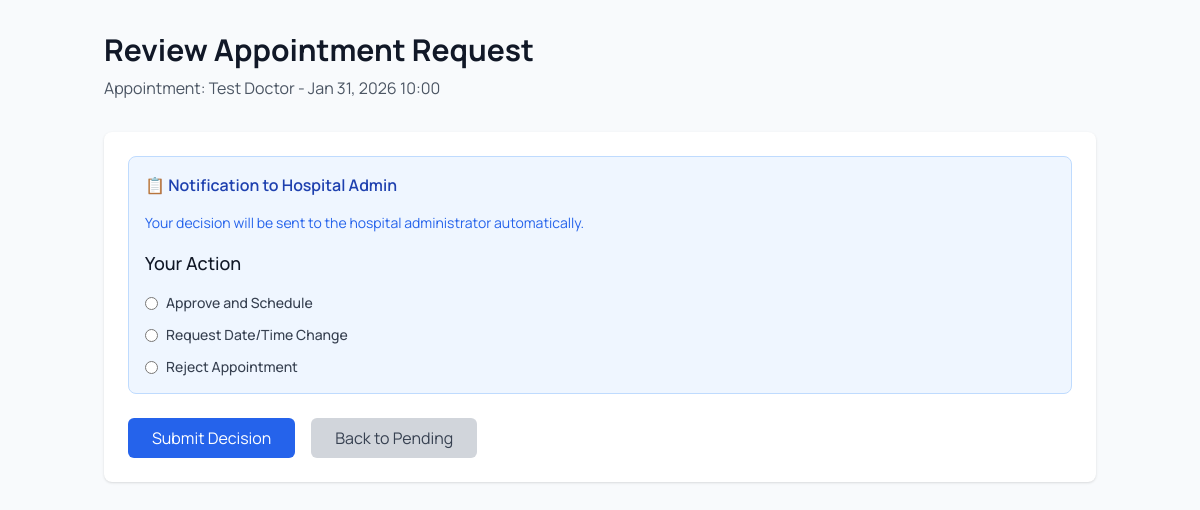
The app's page /accounts/doctor/approve-reject/2/ (signed in) with its own data.
### medical/models.py (models this page shows, shortened)
class Appointment(models.Model):
    STATUS_CHOICES = [
        ('requested', 'Requested'),          # Admin booked appointment for patient
        ('pending_approval', 'Pending Approval'), # Waiting for doctor approval
        ('scheduled', 'Scheduled'),           # Doctor approved and scheduled
        ('confirmed', 'Confirmed'),           # Patient confirmed the appointment
        ('in_progress', 'In Progress'),      # Appointment in progress
        ('completed', 'Completed'),           # Appointment completed
        ('cancelled', 'Cancelled'),           # Cancelled by patient/admin
        ('rejected', 'Rejected'),             # Rejected by doctor
        ('no_show', 'No Show'),            # Patient didn't show up
    ]
    patient = models.ForeignKey(
        settings.AUTH_USER_MODEL,
        on_delete=models.CASCADE,
        related_name='patient_appointments'
    )
    doctor = models.ForeignKey(
        settings.AUTH_USER_MODEL,
        on_delete=models.CASCADE,
        related_name='doctor_appointments'
    )
    hospital = models.ForeignKey(Hospital, on_delete=models.CASCADE, related_name='appointments')
    appointment_date = models.DateTimeField()
    status = models.CharField(max_length=20, choices=STATUS_CHOICES, default='scheduled')
    symptoms = models.TextField(blank=True, null=True)
    notes = models.TextField(blank=True, null=True)
    consultation_fee = models.DecimalField(max_digits=10, decimal_places=2, blank=True, null=True)
    payment_status = models.BooleanField(default=False)
    requested_by_admin = models.ForeignKey(
        settings.AUTH_USER_MODEL,
        on_delete=models.SET_NULL,
        null=True,
        blank=True,
        related_name='requested_appointments',
        help_text="Admin who requested this appointment"
    )
    rejection_reason = models.TextField(
        blank=True,
        null=True,
        help_text="Reason for rejection by doctor"
    )
    created_at = models.DateTimeField(auto_now_add=True)
    updated_at = models.DateTimeField(auto_now=True)
    class Meta:
        verbose_name = "Appointment"
        verbose_name_plural = "Appointments"
        ordering = ['appointment_date']

### accounts/models.py (models this page shows, shortened)
class User(AbstractUser):
    ROLE_CHOICES = [
        ('patient', 'Patient'),
        ('doctor', 'Doctor'),
        ('admin', 'Hospital Admin'),
        ('super_admin', 'Super Admin'),
    ]
    role = models.CharField(max_length=20, choices=ROLE_CHOICES, default='patient')
    phone = models.CharField(max_length=20, blank=True, null=True)
    date_of_birth = models.DateField(blank=True, null=True)
    hospital = models.ForeignKey('medical.Hospital', on_delete=models.SET_NULL, null=True, blank=True, related_name='staff')
    created_at = models.DateTimeField(auto_now_add=True)
    updated_at = models.DateTimeField(auto_now=True)

### accounts/views.py (the view)
# urls.py: path('doctor/approve-reject/<int:appointment_id>/', views.approve_reject_appointment, name='approve_reject_appointment'),
@login_required
@user_passes_test(is_doctor)
def approve_reject_appointment(request, appointment_id):
    appointment = get_object_or_404(Appointment, id=appointment_id, doctor=request.user)
    if appointment.status not in ['requested', 'pending_approval']:
        messages.error(request, 'This appointment cannot be processed.')
        return redirect('accounts:pending_appointments')
    if request.method == 'POST':
        form = AppointmentApprovalForm(request.POST)
        if form.is_valid():
            approval_status = form.cleaned_data['approval_status']
            if approval_status == 'approve':
                appointment.status = 'scheduled'
                messages.success(request, 'Appointment approved and scheduled successfully!')
            elif approval_status == 'modify':
                new_date = form.cleaned_data.get('new_date')
                new_time = form.cleaned_data.get('new_time')
                if new_date:
                    appointment.appointment_date = new_date
                if new_time:
                    from datetime import datetime, time as dt_time
                    if isinstance(new_time, str):
                        time_parts = new_time.split(':')
                        new_time = dt_time(int(time_parts[0]), int(time_parts[1]))
                    new_datetime = datetime.combine(new_date.date(), new_time)
                    appointment.appointment_date = new_datetime
                else:
                    appointment.appointment_date = new_date
                appointment.status = 'pending_approval'
                messages.info(request, 'Requested schedule change sent to admin.')
            elif approval_status == 'reject':
                appointment.status = 'rejected'
                appointment.rejection_reason = form.cleaned_data['rejection_reason']
                messages.error(request, f'Appointment rejected: {appointment.rejection_reason}')
            appointment.save()
            return redirect('accounts:pending_appointments')
    else:
        form = AppointmentApprovalForm()
    return render(request, 'accounts/approve_reject_appointment.html', {
        'appointment': appointment,
        'form': form
    })

### accounts/views.py (called while the page is built)
def is_doctor(user):
    return user.is_authenticated and hasattr(user, 'role') and user.role == 'doctor'

### accounts/templates/accounts/approve_reject_appointment.html (shortened to what this page needs)
{% extends 'accounts/dashboard_base.html' %}
{% block content %}
<div class="container mx-auto px-4 py-8">
    <div class="mb-8">
        <h1 class="text-3xl font-bold text-gray-900">Review Appointment Request</h1>
        <p class="text-gray-600 mt-2">Appointment: {{ appointment.patient.first_name }} {{ appointment.patient.last_name }} - {{ appointment.appointment_date|date:"M d, Y H:i" }}</p>
    </div>
    <div class="bg-white rounded-lg shadow p-6">
        <form method="POST">
        <div class="space-y-4 mb-6 bg-blue-50 border border-blue-200 rounded-lg p-4">
            <h4 class="text-md font-semibold text-blue-800 mb-2">
                📋 Notification to Hospital Admin
            </h4>
            <p class="text-sm text-blue-600 mb-3">
                Your decision will be sent to the hospital administrator automatically.
            </p>
            <div class="space-y-3">
                <h3 class="text-lg font-medium text-gray-900 mb-4">Your Action</h3>
                <div class="space-y-3">
                        {% for field in form.approval_status %}
                        <div class="flex items-center">
                            {{ field.tag }}
                            <label class="ml-2 text-sm font-medium text-gray-700">{{ field.choice_label }}</label>
                        </div>
                        {% endfor %}
                    </div>
                </div>
            </div>
            <div class="mt-6 flex space-x-4">
                <button type="submit" class="bg-blue-600 text-white px-6 py-2 rounded-md hover:bg-blue-700 focus:outline-none focus:ring-2 focus:ring-blue-500">
                    Submit Decision
                </button>
                <a href="{% url 'accounts:pending_appointments' %}" class="bg-gray-300 text-gray-700 px-6 py-2 rounded-md hover:bg-gray-400 focus:outline-none focus:ring-2 focus:ring-gray-500">
                    Back to Pending
                </a>
            </div>
        </form>
    </div>
</div>
{% endblock %}

### accounts/templates/accounts/base.html (style rules this page uses)
input, select, textarea { color: #0f172a !important; }
input::placeholder, textarea::placeholder { color: #64748b !important; }
.bg-white, .bg-white\/95 { color: #0f172a !important; }

### records on screen
Appointment: patient.first_name "Test", patient.last_name "Doctor", appointment_date "Jan 31, 2026 10:00"

### other values on screen
{{ field.choice_label }} "Approve and Schedule" "Request Date/Time Change" "Reject Appointment"
